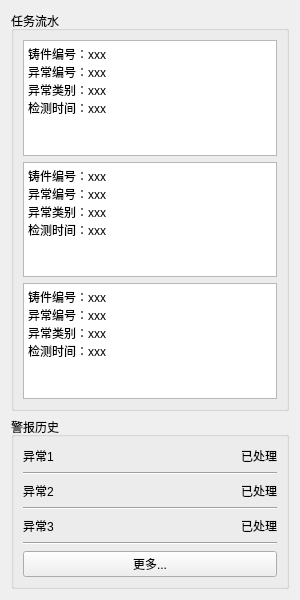
    <widget class="QWidget" name="widget" native="true">
     <property name="minimumSize">
      <size>
       <width>300</width>
       <height>0</height>
      </size>
     </property>
     <property name="maximumSize">
      <size>
       <width>300</width>
       <height>16777215</height>
      </size>
     </property>
     <layout class="QVBoxLayout" name="verticalLayout_3" stretch="2,0">
      <item>
       <widget class="QGroupBox" name="groupBox_3">
        <property name="maximumSize">
         <size>
          <width>300</width>
          <height>400</height>
         </size>
        </property>
        <property name="title">
         <string>任务流水</string>
        </property>
        <layout class="QVBoxLayout" name="verticalLayout_8">
         <item>
          <layout class="QVBoxLayout" name="verticalLayout_4">
           <item>
            <widget class="QTextBrowser" name="textBrowser">
             <property name="html">
              <string>&lt;!DOCTYPE HTML PUBLIC &quot;-//W3C//DTD HTML 4.0//EN&quot; &quot;http://www.w3.org/TR/REC-html40/strict.dtd&quot;&gt;
&lt;html&gt;&lt;head&gt;&lt;meta name=&quot;qrichtext&quot; content=&quot;1&quot; /&gt;&lt;style type=&quot;text/css&quot;&gt;
p, li { white-space: pre-wrap; }
&lt;/style&gt;&lt;/head&gt;&lt;body style=&quot; font-family:'SimSun'; font-size:9pt; font-weight:400; font-style:normal;&quot;&gt;
&lt;p style=&quot; margin-top:0px; margin-bottom:0px; margin-left:0px; margin-right:0px; -qt-block-indent:0; text-indent:0px;&quot;&gt;铸件编号：xxx&lt;/p&gt;
&lt;p style=&quot; margin-top:0px; margin-bottom:0px; margin-left:0px; margin-right:0px; -qt-block-indent:0; text-indent:0px;&quot;&gt;异常编号：xxx&lt;/p&gt;
&lt;p style=&quot; margin-top:0px; margin-bottom:0px; margin-left:0px; margin-right:0px; -qt-block-indent:0; text-indent:0px;&quot;&gt;异常类别：xxx&lt;/p&gt;
&lt;p style=&quot; margin-top:0px; margin-bottom:0px; margin-left:0px; margin-right:0px; -qt-block-indent:0; text-indent:0px;&quot;&gt;检测时间：xxx&lt;/p&gt;&lt;/body&gt;&lt;/html&gt;</string>
             </property>
            </widget>
           </item>
           <item>
            <widget class="QTextBrowser" name="textBrowser_2">
             <property name="html">
              <string>&lt;!DOCTYPE HTML PUBLIC &quot;-//W3C//DTD HTML 4.0//EN&quot; &quot;http://www.w3.org/TR/REC-html40/strict.dtd&quot;&gt;
&lt;html&gt;&lt;head&gt;&lt;meta name=&quot;qrichtext&quot; content=&quot;1&quot; /&gt;&lt;style type=&quot;text/css&quot;&gt;
p, li { white-space: pre-wrap; }
&lt;/style&gt;&lt;/head&gt;&lt;body style=&quot; font-family:'SimSun'; font-size:9pt; font-weight:400; font-style:normal;&quot;&gt;
&lt;p style=&quot; margin-top:0px; margin-bottom:0px; margin-left:0px; margin-right:0px; -qt-block-indent:0; text-indent:0px;&quot;&gt;铸件编号：xxx&lt;/p&gt;
&lt;p style=&quot; margin-top:0px; margin-bottom:0px; margin-left:0px; margin-right:0px; -qt-block-indent:0; text-indent:0px;&quot;&gt;异常编号：xxx&lt;/p&gt;
&lt;p style=&quot; margin-top:0px; margin-bottom:0px; margin-left:0px; margin-right:0px; -qt-block-indent:0; text-indent:0px;&quot;&gt;异常类别：xxx&lt;/p&gt;
&lt;p style=&quot; margin-top:0px; margin-bottom:0px; margin-left:0px; margin-right:0px; -qt-block-indent:0; text-indent:0px;&quot;&gt;检测时间：xxx&lt;/p&gt;&lt;/body&gt;&lt;/html&gt;</string>
             </property>
            </widget>
           </item>
           <item>
            <widget class="QTextBrowser" name="textBrowser_3">
             <property name="html">
              <string>&lt;!DOCTYPE HTML PUBLIC &quot;-//W3C//DTD HTML 4.0//EN&quot; &quot;http://www.w3.org/TR/REC-html40/strict.dtd&quot;&gt;
&lt;html&gt;&lt;head&gt;&lt;meta name=&quot;qrichtext&quot; content=&quot;1&quot; /&gt;&lt;style type=&quot;text/css&quot;&gt;
p, li { white-space: pre-wrap; }
&lt;/style&gt;&lt;/head&gt;&lt;body style=&quot; font-family:'SimSun'; font-size:9pt; font-weight:400; font-style:normal;&quot;&gt;
&lt;p style=&quot; margin-top:0px; margin-bottom:0px; margin-left:0px; margin-right:0px; -qt-block-indent:0; text-indent:0px;&quot;&gt;铸件编号：xxx&lt;/p&gt;
&lt;p style=&quot; margin-top:0px; margin-bottom:0px; margin-left:0px; margin-right:0px; -qt-block-indent:0; text-indent:0px;&quot;&gt;异常编号：xxx&lt;/p&gt;
&lt;p style=&quot; margin-top:0px; margin-bottom:0px; margin-left:0px; margin-right:0px; -qt-block-indent:0; text-indent:0px;&quot;&gt;异常类别：xxx&lt;/p&gt;
&lt;p style=&quot; margin-top:0px; margin-bottom:0px; margin-left:0px; margin-right:0px; -qt-block-indent:0; text-indent:0px;&quot;&gt;检测时间：xxx&lt;/p&gt;&lt;/body&gt;&lt;/html&gt;</string>
             </property>
            </widget>
           </item>
          </layout>
         </item>
        </layout>
       </widget>
      </item>
      <item>
       <widget class="QGroupBox" name="groupBox_4">
        <property name="maximumSize">
         <size>
          <width>300</width>
          <height>500</height>
         </size>
        </property>
        <property name="title">
         <string>警报历史</string>
        </property>
        <layout class="QVBoxLayout" name="verticalLayout_9">
         <item>
          <layout class="QVBoxLayout" name="verticalLayout_5">
           <item>
            <layout class="QHBoxLayout" name="horizontalLayout_7">
             <item>
              <widget class="QLabel" name="label_18">
               <property name="text">
                <string>异常1</string>
               </property>
              </widget>
             </item>
             <item>
              <spacer name="horizontalSpacer_8">
               <property name="orientation">
                <enum>Qt::Horizontal</enum>
               </property>
               <property name="sizeHint" stdset="0">
                <size>
                 <width>40</width>
                 <height>20</height>
                </size>
               </property>
              </spacer>
             </item>
             <item>
              <widget class="QLabel" name="label_19">
               <property name="text">
                <string>已处理</string>
               </property>
              </widget>
             </item>
            </layout>
           </item>
           <item>
            <widget class="Line" name="line">
             <property name="orientation">
              <enum>Qt::Horizontal</enum>
             </property>
            </widget>
           </item>
           <item>
            <layout class="QHBoxLayout" name="horizontalLayout_9">
             <item>
              <widget class="QLabel" name="label_22">
               <property name="text">
                <string>异常2</string>
               </property>
              </widget>
             </item>
             <item>
              <spacer name="horizontalSpacer_10">
               <property name="orientation">
                <enum>Qt::Horizontal</enum>
               </property>
               <property name="sizeHint" stdset="0">
                <size>
                 <width>40</width>
                 <height>20</height>
                </size>
               </property>
              </spacer>
             </item>
             <item>
              <widget class="QLabel" name="label_23">
               <property name="text">
                <string>已处理</string>
               </property>
              </widget>
             </item>
            </layout>
           </item>
           <item>
            <widget class="Line" name="line_3">
             <property name="orientation">
              <enum>Qt::Horizontal</enum>
             </property>
            </widget>
           </item>
           <item>
            <layout class="QHBoxLayout" name="horizontalLayout_10">
             <item>
              <widget class="QLabel" name="label_24">
               <property name="text">
                <string>异常3</string>
               </property>
              </widget>
             </item>
             <item>
              <spacer name="horizontalSpacer_11">
               <property name="orientation">
                <enum>Qt::Horizontal</enum>
               </property>
               <property name="sizeHint" stdset="0">
                <size>
                 <width>40</width>
                 <height>20</height>
                </size>
               </property>
              </spacer>
             </item>
             <item>
              <widget class="QLabel" name="label_25">
               <property name="text">
                <string>已处理</string>
               </property>
              </widget>
             </item>
            </layout>
           </item>
           <item>
            <widget class="Line" name="line_4">
             <property name="orientation">
              <enum>Qt::Horizontal</enum>
             </property>
            </widget>
           </item>
           <item>
            <widget class="QPushButton" name="pushButton">
             <property name="text">
              <string>更多...</string>
             </property>
            </widget>
           </item>
          </layout>
         </item>
        </layout>
       </widget>
      </item>
     </layout>
    </widget>
